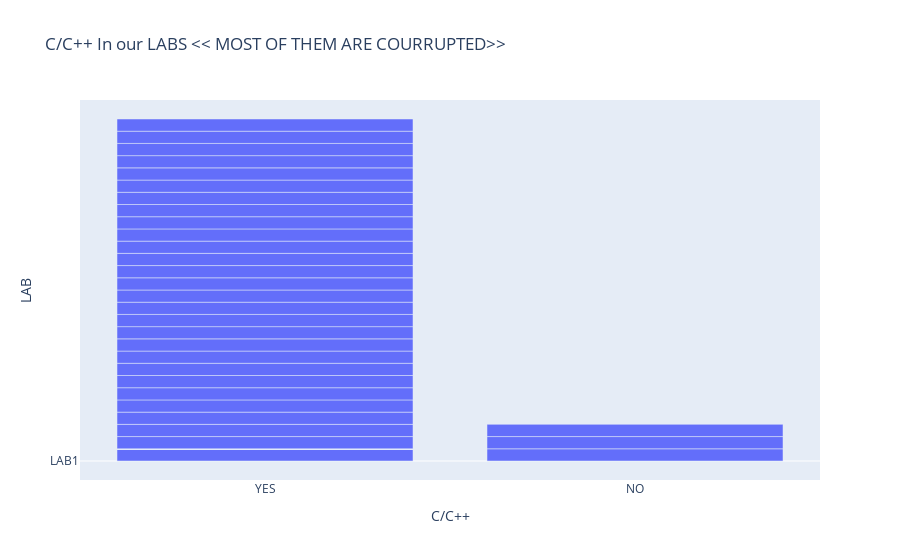

Here is the notebook cell this chart was saved with:
### Code cell
fig = px.bar(df, x='C/C++', y ='LAB',hover_name='WINDOWS', title='C/C++ In our LABS << MOST OF THEM ARE COURRUPTED>>')
fig.show()

### Figure 1 — Plotly figure (JSON) as saved in the notebook; plotly's stock layout.template omitted (floating-point values rounded to 4 significant figures)
{"data": [{"alignmentgroup": "True", "hovertemplate": "<b>%{hovertext}</b><br><br>C/C++=%{x}<br>LAB=%{y}<extra></extra>", "hovertext": ["WIN 8", "WIN 7", "WIN 7", "WIN 7", "WIN 7", "UBUNTU", "WIN 10", "WIN 7", "WIN 7", "WIN 7", "WIN 7", "XP", "XP", "WIN 8", "WIN 7", "WIN 8", "WIN 7", "WIN 7", "WIN 8", "WIN 7", "WIN 8", "XP", "XP", "XP", "WIN 7", "XP", "WIN 7", "WIN 10", "WIN 7", "WIN 7", "WIN 7", "WIN 7", "WIN 7", "WIN 7", "WIN 10", "WIN 10", "WIN 10", "WIN 7", "WIN 10", "WIN 8", "WIN 7", "WIN 10", "WIN 7", "WIN 7", "WIN 10", "WIN 8", "WIN 7", "WIN 7", "WIN 7", "WIN 7", "WIN 7", "WIN 7", "WIN 7", "WIN 7", "WIN 7", "WIN 7", "WIN 7"], "legendgroup": "", "marker": {"color": "#636efa"}, "name": "", "offsetgroup": "", "orientation": "v", "showlegend": false, "textposition": "auto", "type": "bar", "x": ["YES", "NO", "YES", "YES", "YES", "NO", "YES", "YES", "NO", "YES", "YES", "YES", "YES", "YES", "YES", "YES", "YES", "YES", "YES", "YES", "YES", "YES", "YES", "YES", "YES", "YES", "YES", "YES", "YES", "YES", "NO", "YES", "YES", "YES", "YES", "YES", "YES", "YES", "YES", "NO", "YES", "YES", "NO", "YES", "YES", "YES", "YES", "YES", "YES", "YES", "YES", "YES", "YES", "YES", "YES", "YES", "YES"], "xaxis": "x", "y": ["LAB1", "LAB1", "LAB1", "LAB1", "LAB1", "LAB1", "LAB 2", "LAB1", "LAB1", "LAB1", "LAB1", "LAB1", "LAB1", "LAB1", "LAB1", "LAB1", "LAB1", "LAB1", "LAB1", "LAB1", "LAB1", "LAB1", "LAB1", "LAB1", "LAB1", "LAB1", "LAB1", "LAB 2", "LAB 2", "LAB 2", "LAB 2", "LAB 2", "LAB 2", "LAB 2", "LAB 2", "LAB 2", "LAB 2", "LAB 2", "LAB 2", "LAB 2", "LAB 2", "LAB 2", "LAB 2", "LAB 2", "LAB 2", "LAB 2", "LAB 2", "LAB 2", "LAB 2", "LAB 2", "LAB 2", "LAB 2", "LAB 2", "LAB 2", "LAB 2", "LAB 2", "LAB 2"], "yaxis": "y"}], "layout": {"barmode": "relative", "legend": {"tracegroupgap": 0}, "title": {"text": "C/C++ In our LABS << MOST OF THEM ARE COURRUPTED>>"}, "xaxis": {"anchor": "y", "domain": [0, 1], "title": {"text": "C/C++"}}, "yaxis": {"anchor": "x", "domain": [0, 1], "title": {"text": "LAB"}}}}
